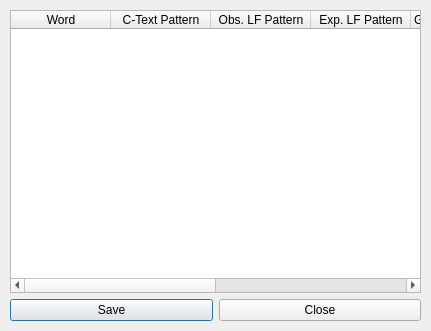
<?xml version="1.0" encoding="UTF-8"?>
<ui version="4.0">
 <class>Dialog</class>
 <widget class="QDialog" name="Dialog">
  <property name="geometry">
   <rect>
    <x>0</x>
    <y>0</y>
    <width>431</width>
    <height>331</height>
   </rect>
  </property>
  <property name="minimumSize">
   <size>
    <width>431</width>
    <height>331</height>
   </size>
  </property>
  <property name="maximumSize">
   <size>
    <width>431</width>
    <height>331</height>
   </size>
  </property>
  <property name="windowTitle">
   <string>Word Patterns</string>
  </property>
  <widget class="QWidget" name="verticalLayoutWidget">
   <property name="geometry">
    <rect>
     <x>10</x>
     <y>10</y>
     <width>411</width>
     <height>311</height>
    </rect>
   </property>
   <layout class="QVBoxLayout" name="verticalLayout">
    <item>
     <widget class="QTableWidget" name="wordTable">
      <column>
       <property name="text">
        <string>Word</string>
       </property>
      </column>
      <column>
       <property name="text">
        <string>C-Text Pattern</string>
       </property>
      </column>
      <column>
       <property name="text">
        <string>Obs. LF Pattern</string>
       </property>
      </column>
      <column>
       <property name="text">
        <string>Exp. LF Pattern</string>
       </property>
      </column>
      <column>
       <property name="text">
        <string>GObs. LF Pattern</string>
       </property>
      </column>
      <column>
       <property name="text">
        <string>GExp. LF Pattern</string>
       </property>
      </column>
      <column>
       <property name="text">
        <string>Frequency</string>
       </property>
      </column>
      <column>
       <property name="text">
        <string>Length</string>
       </property>
      </column>
     </widget>
    </item>
    <item>
     <layout class="QHBoxLayout" name="buttons">
      <item>
       <widget class="QPushButton" name="saveButton">
        <property name="text">
         <string>Save</string>
        </property>
       </widget>
      </item>
      <item>
       <widget class="QPushButton" name="closeButton">
        <property name="text">
         <string>Close</string>
        </property>
       </widget>
      </item>
     </layout>
    </item>
   </layout>
  </widget>
 </widget>
 <resources/>
 <connections>
  <connection>
   <sender>closeButton</sender>
   <signal>clicked()</signal>
   <receiver>Dialog</receiver>
   <slot>reject()</slot>
   <hints>
    <hint type="sourcelabel">
     <x>318</x>
     <y>307</y>
    </hint>
    <hint type="destinationlabel">
     <x>215</x>
     <y>165</y>
    </hint>
   </hints>
  </connection>
 </connections>
</ui>
